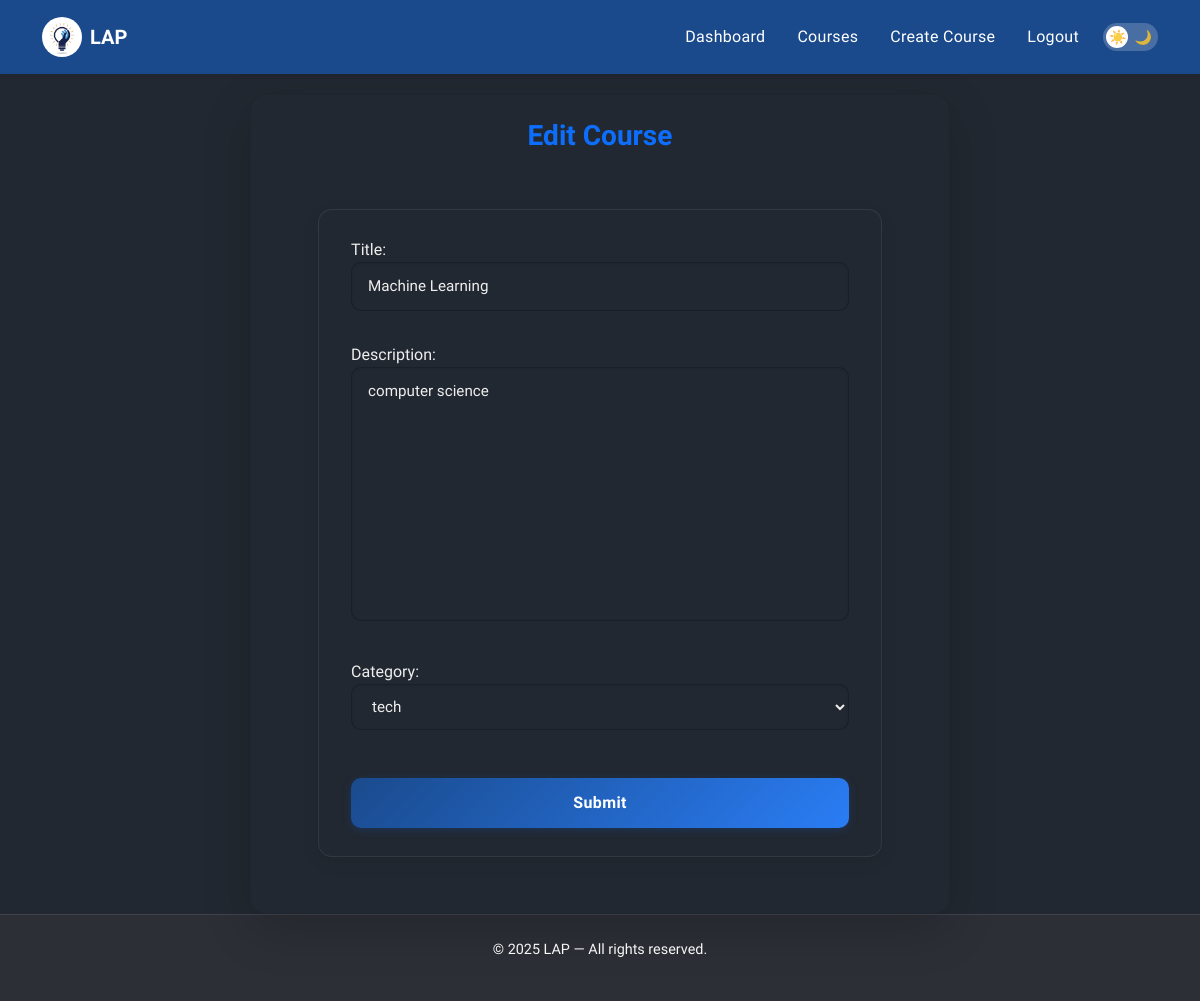
The page /courses/courses/1/edit/ (signed in) on the database its author committed.
### courses/models.py (models this page shows, shortened)
class Course(models.Model):
    title = models.CharField(max_length=200)
    description = models.TextField()
    category = models.ForeignKey(Category, on_delete=models.SET_NULL, null=True, blank=True)
    created_by = models.ForeignKey(User, on_delete=models.CASCADE)
    created_at = models.DateTimeField(auto_now_add=True)

### courses/views.py (the view)
# urls.py: path('courses/<int:course_id>/edit/', course_views.edit_course, name='edit_course'),
@login_required
def edit_course(request, course_id):
    course = get_object_or_404(Course, id=course_id)
    if request.user != course.created_by:
        return HttpResponseForbidden("Not allowed.")
    if request.method == 'POST':
        form = CourseForm(request.POST, instance=course)
        if form.is_valid():
            form.save()
            return redirect('course_detail', course_id=course.id)
    else:
        form = CourseForm(instance=course)
    return render(request, 'courses/create_course.html', {'form': form, 'page_title': 'Edit Course'})

### courses/forms.py
class CourseForm(forms.ModelForm):
    class Meta:
        model = Course
        fields = ['title', 'description', 'category']

### courses/context_processors.py (called while the page is built)
def categories(request):
    return {
        'categories': Category.objects.all()
    }

### courses/models.py (called while the page is built)
    def __str__(self):
        return self.name

### templates/courses/create_course.html (shortened to what this page needs)
{% extends 'base.html' %}
{% block content %}
<div class="form-page d-flex justify-content-center align-items-center">
  <div class="card form-card shadow-lg p-4">
    <h3 class="text-center mb-4 fw-semibold text-primary">
      {{ page_title|default:"Create Course" }}
    </h3>
    <form method="post" class="form-container">
      {{ form.as_p }}
      <button type="submit" class="btn submit-btn w-100 mt-3">Submit</button>
    </form>
  </div>
</div>
{% endblock %}

### static/css/dark-theme.css (style rules this page uses)
:root { --bs-body-bg: #222831; --bs-body-color: #eeeeee; --bs-card-bg: #2e3440; --bs-navbar-bg: #2c2f36; --bs-footer-bg: #2c2f36; --bs-border-color: rgba(255, 255, 255, 0.1); --bs-link-color: #74b9ff; --bs-link-hover-color: #a4d4ff; --bs-primary: #0d6efd; }
body { background-color: var(--bs-body-bg); color: var(--bs-body-color); }
.card { background-color: var(--bs-card-bg); border: 1px solid var(--bs-border-color); color: var(--bs-body-color); border-radius: 12px; box-shadow: 0 3px 8px rgba(0, 0, 0, 0.3); }
input, select, textarea { background-color: #2a2f3a; color: #fff; border: 1px solid rgba(255, 255, 255, 0.15); }

### static/css/base.css (style rules this page uses)
body { font-family: 'Urbanist', 'Inter', sans-serif; }
.form-container { max-width: 900px; margin: 2rem auto; padding: 1.8rem 2rem; background: var(--bs-body-bg); color: var(--bs-body-color); border-radius: 14px; box-shadow: 0 3px 14px rgba(0, 0, 0, 0.05), 0 6px 24px rgba(0, 0, 0, 0.04); border: 1px solid rgba(255, 255, 255, 0.08); backdrop-filter: blur(10px); transition: all 0.4s ease; }
.form-container input, .form-container select, .form-container textarea { width: 100%; border-radius: 10px; border: 1px solid rgba(128, 128, 128, 0.25); padding: 0.7rem 1rem; font-size: 0.95rem; background: rgba(255, 255, 255, 0.05); color: var(--bs-body-color); transition: all 0.3s ease; box-shadow: inset 0 1px 2px rgba(0, 0, 0, 0.04); }
.form-container textarea { grid-column: span 2; min-height: 100px; resize: none; }
.form-container .btn { background: linear-gradient(135deg, #1a4a8c, #2a7df5); color: #fff; border: none; border-radius: 10px; font-weight: 600; padding: 0.8rem; width: 100%; transition: all 0.3s ease; letter-spacing: 0.4px; grid-column: span 2; }
.btn, button, input[type="submit"] { background: linear-gradient(135deg, #0a58ca, #084bb5); color: #fff !important; border: none; border-radius: 10px; font-weight: 600; padding: 0.6rem 1.2rem; transition: all 0.3s ease; letter-spacing: 0.3px; box-shadow: 0 2px 8px rgba(10, 88, 202, 0.25); }

### templates/base.html (style rules this page uses)
* { transition: background-color 0.5s ease, color 0.5s ease, border-color 0.5s ease; }
html, body { height: 100%; margin: 0; scroll-behavior: smooth; }
body { font-family: 'Urbanist', 'Inter', sans-serif; display: flex; flex-direction: column; min-height: 100vh; padding-top: 70px; }

### templates/courses/create_course.html (style rules this page uses)
.form-page { min-height: 85vh; }
.form-card { max-width: 700px; width: 100%; background: var(--bs-body-bg); color: var(--bs-body-color); border-radius: 16px; border: 1px solid rgba(0, 0, 0, 0.08); transition: all 0.4s ease; }
.form-container input, .form-container select, .form-container textarea { width: 100%; border-radius: 10px; border: 1px solid rgba(0, 0, 0, 0.25); padding: 0.75rem 1rem; font-size: 0.95rem; background: var(--bs-body-bg); color: var(--bs-body-color); transition: all 0.3s ease; margin-bottom: 1rem; box-shadow: inset 0 1px 3px rgba(0, 0, 0, 0.05); }
.form-container textarea { min-height: 120px; resize: none; }
.submit-btn { background: linear-gradient(135deg, #007bff, #0056b3); color: #fff; border: none; border-radius: 10px; font-weight: 600; padding: 0.75rem; transition: all 0.3s ease; }

### rows shown on the page
Course: title "Machine Learning", description "computer science", category "tech"

### other values the page prints
{{ page_title|default:"Create Course" }} "Edit Course"
{{ current_year|default:"2025" }} "2025"
